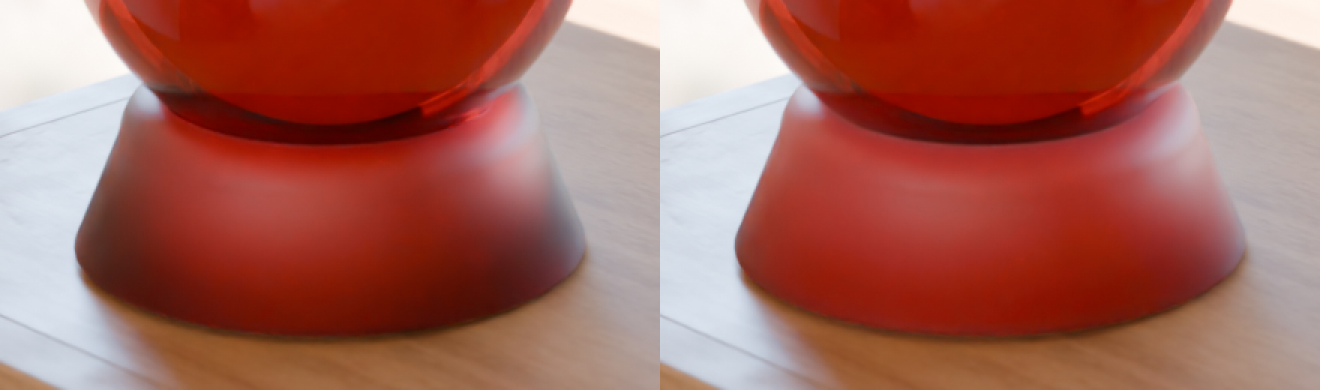
#> input picture renders/2026-11-20/barkhorn/living/c-base-v2-v3.png, 1320 x 390 px
$ python base_readings.py c-base-v2-v3.png
#> lines starting #> are read from the running program, lines starting #| are printed output that depends on the picture
"""The Core base in C: L*, C*, hue at its centre and both flanks (boxes in the 1600 x 2000 frame's pixels)."""
import sys, numpy as np
from PIL import Image
def lab(a):
    a=a/255; lin=np.where(a<=0.04045,a/12.92,((a+0.055)/1.055)**2.4)
#> after `lin = np.where(a <= 0.04045, a / 12.92, ((a + 0.055) / 1.055) ** 2.4)`:
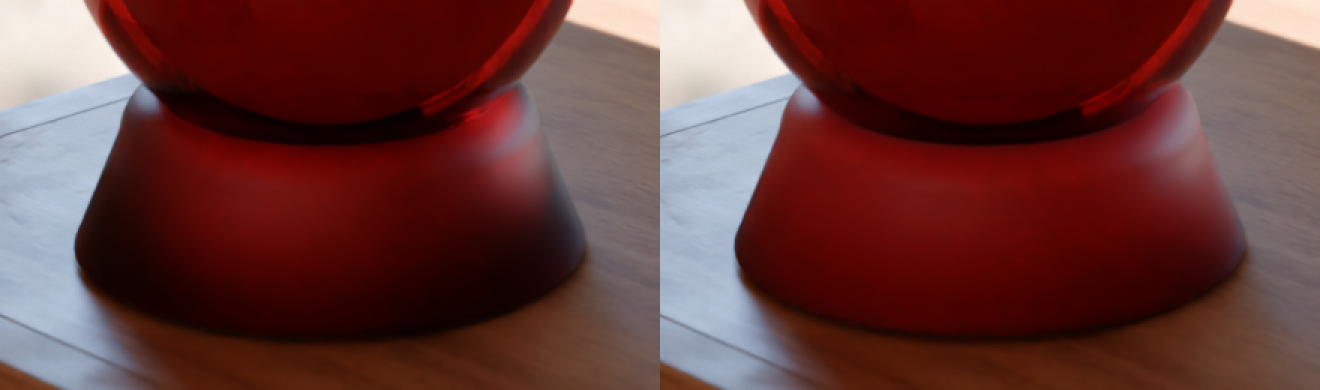
#> lin: shape (390, 1320, 3) float64; mean R, G, B 0.399, 0.223, 0.217
    M=np.array([[0.4124,0.3576,0.1805],[0.2126,0.7152,0.0722],[0.0193,0.1192,0.9505]])
    X=lin@M.T/np.array([0.95047,1,1.08883]); f=np.where(X>216/24389,np.cbrt(X),(24389/27*X+16)/116)
#> after `X = lin @ M.T / np.array([0.95047, 1, 1.08883])`:
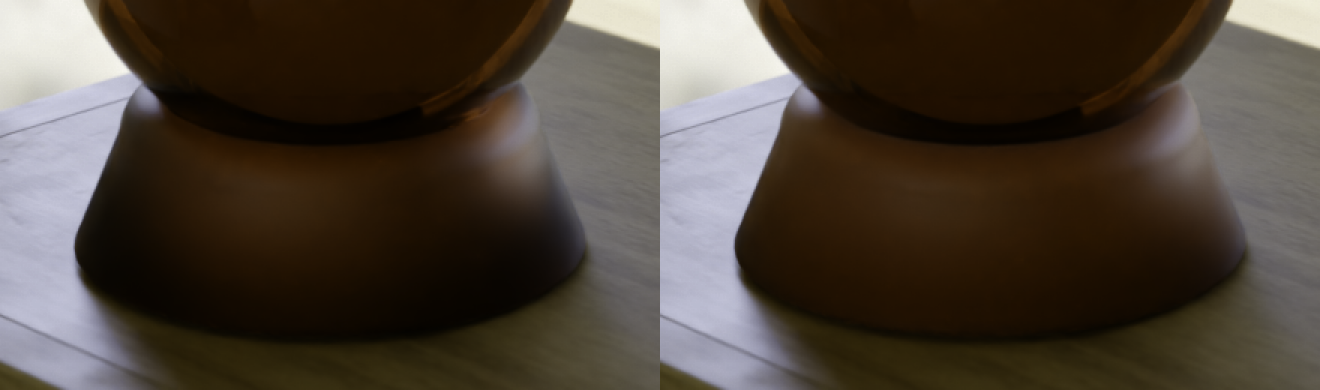
#> X: shape (390, 1320, 3) float64; mean R, G, B 0.298, 0.26, 0.221
#> after `f = np.where(X > 216 / 24389, np.cbrt(X), (24389 / 27 * X + 16) / 116)`:
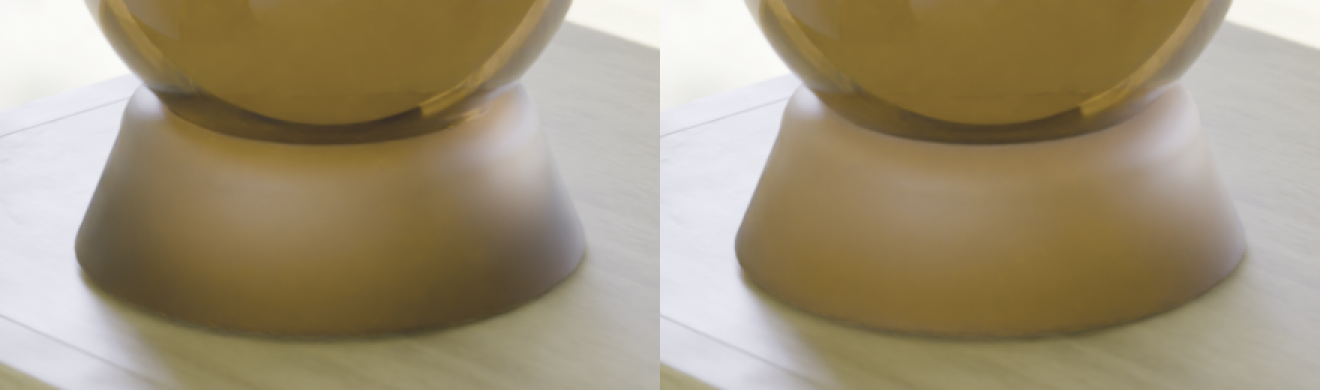
#> f: shape (390, 1320, 3) float64; mean R, G, B 0.625, 0.573, 0.469
    A=500*(f[...,0]-f[...,1]); B=200*(f[...,1]-f[...,2]); return 116*f[...,1]-16, np.hypot(A,B), np.degrees(np.arctan2(B,A))
#> after `B = 200 * (f[..., 1] - f[..., 2])`:
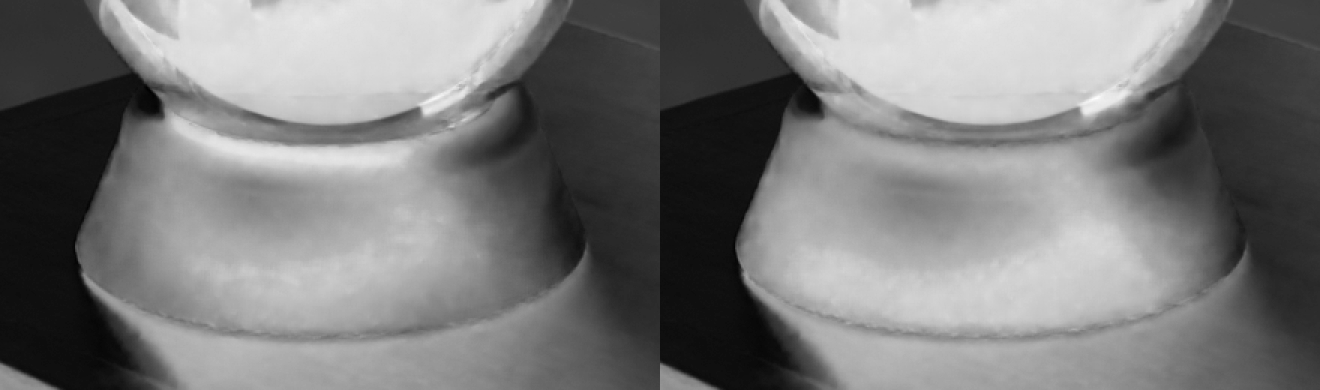
#> B: shape (390, 1320) float64; min -10.25, max 54.1, mean 20.8; drawn with min black and max white
BOX={'left flank':(565,600),'centre':(690,750),'right flank':(840,875)}
for p in sys.argv[1:]:
    L,C,h=lab(np.asarray(Image.open(p).convert('RGB')).astype(float))
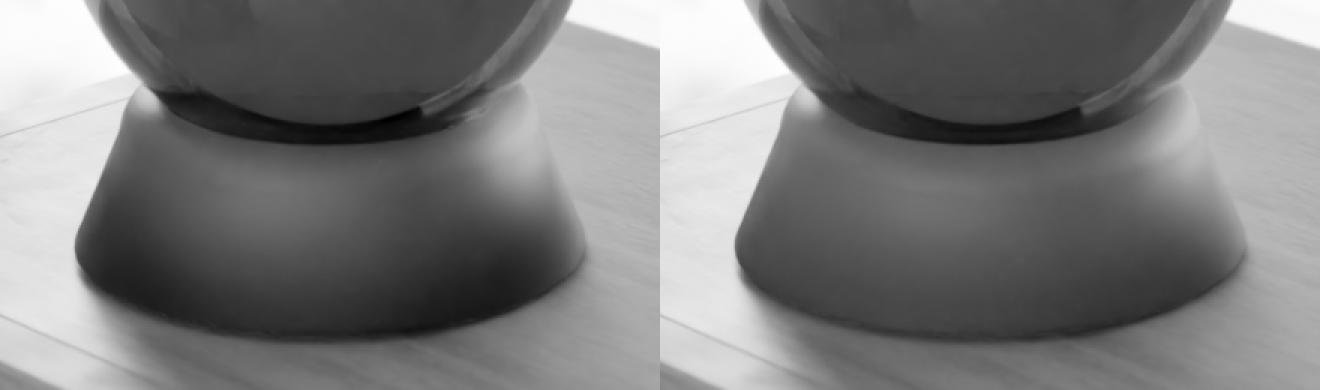
#> L: shape (390, 1320) float64; min 5.43, max 98.47, mean 50.5; drawn with min black and max white
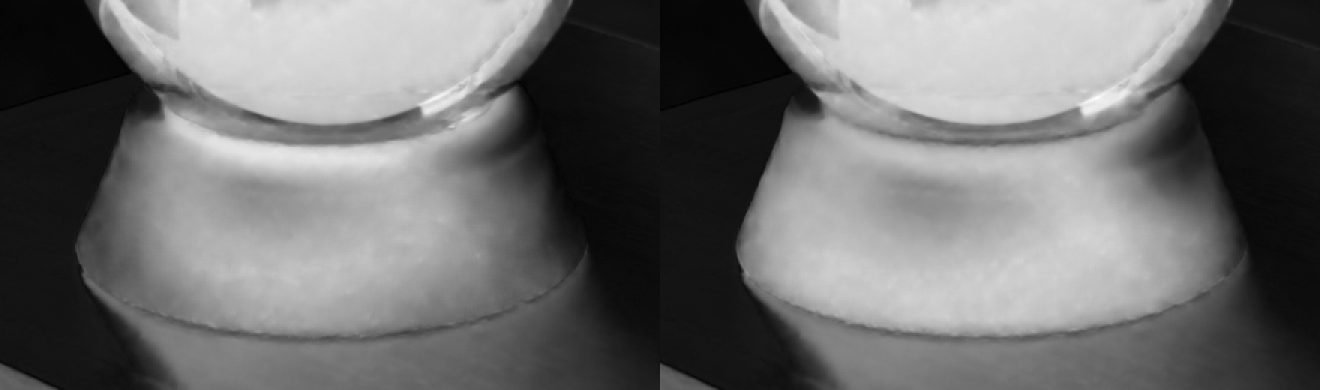
#> C: shape (390, 1320) float64; min 0.0107, max 80.47, mean 34.9; drawn with min black and max white
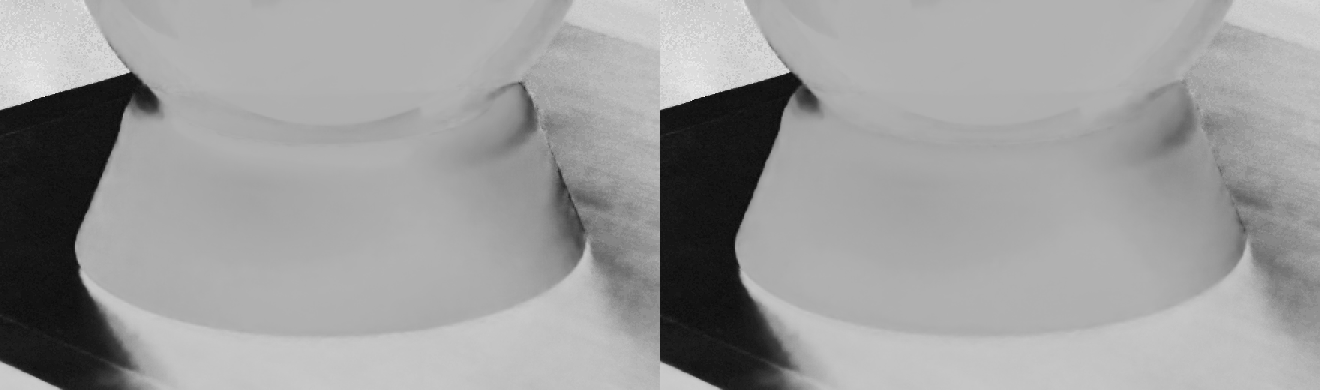
#> h: shape (390, 1320) float64; min -115.5, max 110, mean 23.4; drawn with min black and max white
    print(p.split('/')[-1], '  '.join(f'{n}: {L[1320:1380,x0:x1].mean():.1f} / {C[1320:1380,x0:x1].mean():.1f} / h {h[1320:1380,x0:x1].mean():.0f}' for n,(x0,x1) in BOX.items()))
#| c-base-v2-v3.png left flank: nan / nan / h nan  centre: nan / nan / h nan  right flank: nan / nan / h nan
